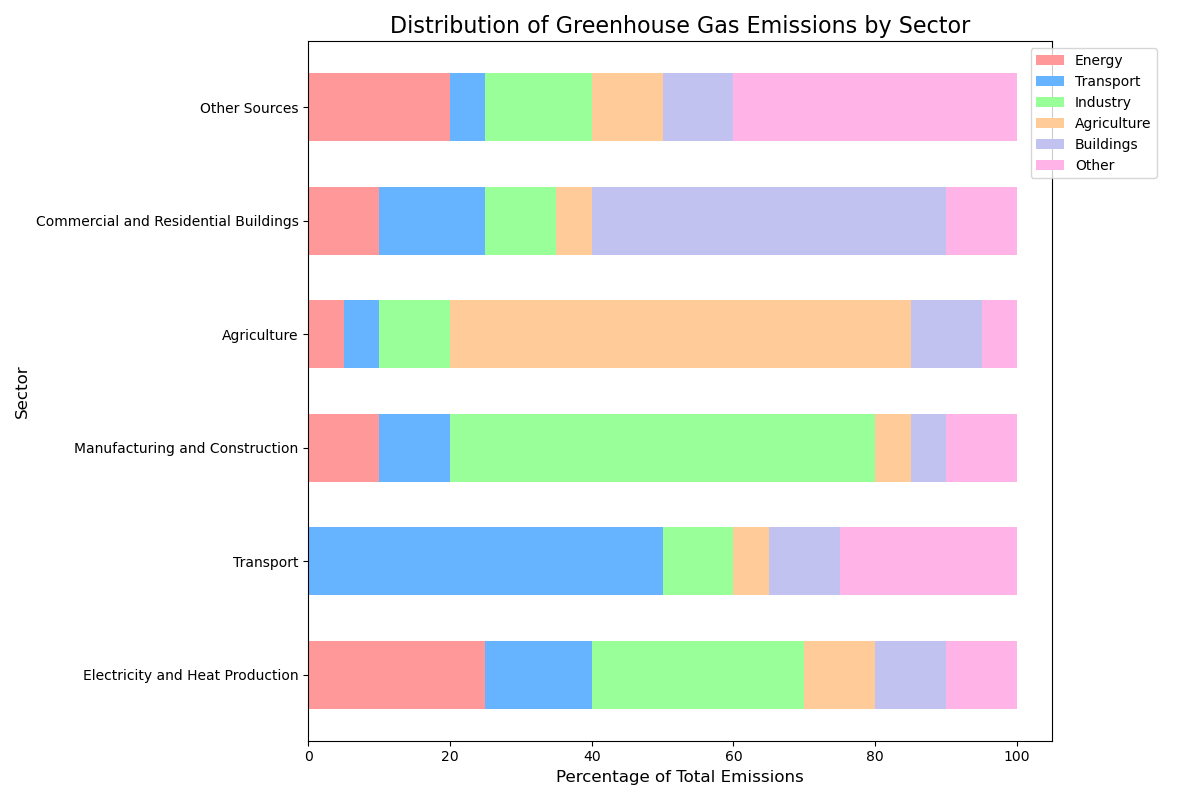

This figure's Python source:

import matplotlib.pyplot as plt
import numpy as np

# Data
sectors = ["Electricity and Heat Production", "Transport", "Manufacturing and Construction", "Agriculture", "Commercial and Residential Buildings", "Other Sources"]
energy = [25, 0, 10, 5, 10, 20]
transport = [15, 50, 10, 5, 15, 5]
industry = [30, 10, 60, 10, 10, 15]
agriculture = [10, 5, 5, 65, 5, 10]
buildings = [10, 10, 5, 10, 50, 10]
other = [10, 25, 10, 5, 10, 40]

# Bar width
bar_width = 0.6

# Colors
colors = ['#ff9999', '#66b3ff', '#99ff99', '#ffcc99', '#c2c2f0', '#ffb3e6']

# Create the figure and axis
fig, ax = plt.subplots(figsize=(12, 8))

# Stack the bars
bottom = np.zeros(len(sectors))

for data, color in zip([energy, transport, industry, agriculture, buildings, other], colors):
    ax.barh(sectors, data, left=bottom, height=bar_width, color=color)
    bottom += data

# Add title and labels
ax.set_title('Distribution of Greenhouse Gas Emissions by Sector', fontsize=16)
ax.set_xlabel('Percentage of Total Emissions', fontsize=12)
ax.set_ylabel('Sector', fontsize=12)

# Add legend
ax.legend(['Energy', 'Transport', 'Industry', 'Agriculture', 'Buildings', 'Other'], loc='upper right', bbox_to_anchor=(1.15, 1))

# Adjust layout to ensure everything fits without overlapping
plt.tight_layout()

# Show plot
plt.show()
